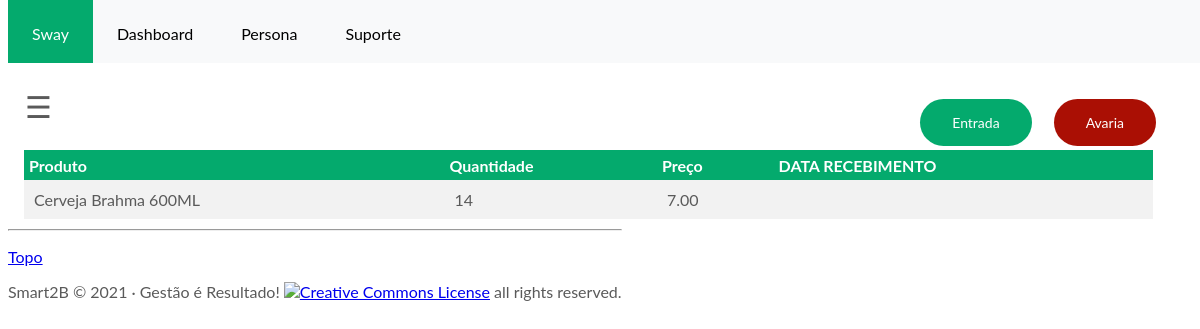
The page /swayapp/product_details/1/ on the database as committed earlier.
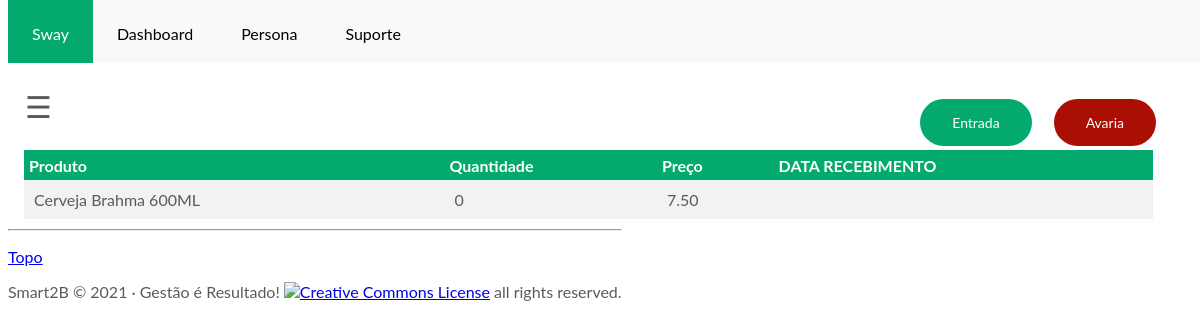
The same page on the database as committed later.
### swayapp/models.py (models this page shows, shortened)
class Product(models.Model):
    imported = models.BooleanField('Importado', default=False)
    outofline = models.BooleanField('Fora de Linha', default=False)
    ncm = models.CharField('NCM', max_length=8)
    brand = models.ForeignKey(
        Brand,
        on_delete=models.CASCADE,
        verbose_name='marca'
    )
    product = models.CharField('Produto', max_length=100, unique=True)
    sell_price = models.DecimalField('Preço venda', max_digits=7, decimal_places=2, default=0)
    received_by = models.ForeignKey(User, max_length=50, blank=True, null=True, on_delete=models.CASCADE)
    received = models.IntegerField(default='0', blank=False, null=True)
    received_price = models.DecimalField('Preço Recebimento', max_digits=20, decimal_places=2, null=True)
    ipi = models.DecimalField('IPI', max_digits=3, decimal_places=2, blank=True, default=0)
    stock = models.IntegerField('Estoque atual', default='0', blank=False, null=True)
    stock_min = models.PositiveIntegerField('Estoque Minimo', default=0)
    category = models.ForeignKey(Category, verbose_name='Categoria', on_delete=models.SET_NULL, null=True, blank=True)
    class Meta:
        ordering = ['product']
        verbose_name = 'produto'
        verbose_name_plural = 'produtos'

### swayapp/views.py (the view)
# urls.py: path('product_details/<str:pk>/', views.product_detail, name="product_detail"),
def product_detail(request, pk):
    queryset = Product.objects.get(id=pk)
    context = {"title": queryset.product,
               "queryset": queryset,}
    return render(request, "product_detail.html", context)

### swayapp/templates/product_detail.html
{% extends 'base.html' %}
{% load widget_tweaks %}
{% block content %}
<main role="main" class="container">
  <div class="jumbotron">
        <br>
      <a href="{% url 'swayapp:report' queryset.id %}"><div class="avaria-button" class="Willianclass">Avaria</div></a>
      <a href="{% url 'swayapp:receive' queryset.id %}"><div class="addbutton" class="Willianclass">Entrada</div></a>
      <br><br>
      <div class="display_table">
         <table class='table'>
            <thead>
              <tr>
                <th>Produto</th>
                <th>Quantidade</th>
                <th>Preço</th>
                <th>DATA RECEBIMENTO</th>
              </tr>
              <tr>
                <td>{{queryset.product}}</td>
                <td>{{queryset.stock}}</td>
                <td>{{queryset.sell_price}}</td>
                <td>{{queryset.data_recebimento}}</td>
              </tr>
         </table>
      </div>
  </div>
</main>
{% endblock content %}

Rows that differ between the two databases and show on the page:
changed Product "Cerveja Brahma 600ML": stock "14" → "0"; sell_price "7.00" → "7.50"
